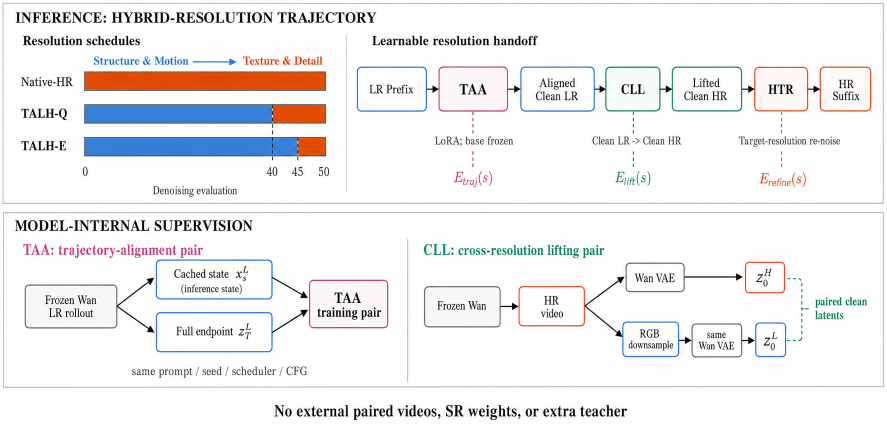
#> input picture paper/aaai27/figures/fig_talh_overview_imagegen.png, 1774 x 887 px (shown at 1/2 size)
$ python postprocess_fig_talh_overview.py
#> lines starting #> are read from the running program, lines starting #| are printed output that depends on the picture
#!/usr/bin/env python3
"""Create the canonical Figure 2 from the selected ImageGen overview.

The complete inference band is already reproduced in Figure 1(b).  Figure 2
therefore retains only the model-internal supervision band and removes the
redundant footer claim.  This is a deterministic crop: labels, arrows, and
diagram pixels are not redrawn or generatively modified.
"""

from pathlib import Path

from PIL import Image


FIGURE_DIR = Path(__file__).resolve().parent
SOURCE = FIGURE_DIR / "fig_talh_overview_imagegen.png"
OUTPUT_PNG = FIGURE_DIR / "fig_talh_overview.png"
OUTPUT_PDF = FIGURE_DIR / "fig_talh_overview.pdf"
# Locked coordinates in the selected 1774 x 887 ImageGen rendering.  Rows
# 424--774 contain the complete bordered supervision panel.
CROP_BOX = (0, 423, 1774, 776)


def main() -> None:
    source = Image.open(SOURCE).convert("RGB")
#> source is the input picture: PIL image 1774x887 RGB; mean R, G, B 239.7, 238.8, 239.8
    if source.size != (1774, 887):
        raise ValueError(f"Unexpected selected overview size: {source.size}")

    supervision = source.crop(CROP_BOX)
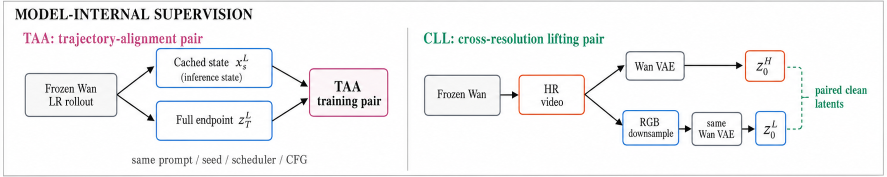
#> supervision: PIL image 1774x353 RGB (shown at 1/2 size); mean R, G, B 242.7, 242.7, 243.5
    supervision.save(OUTPUT_PNG, dpi=(400, 400), optimize=True)
    supervision.save(OUTPUT_PDF, "PDF", resolution=400.0)

    print(f"Saved: {OUTPUT_PNG}")
    print(f"Saved: {OUTPUT_PDF}")
    print(f"Crop box: {CROP_BOX}; output size: {supervision.size}")
#| Crop box: (0, 423, 1774, 776); output size: (1774, 353)


if __name__ == "__main__":
    main()
